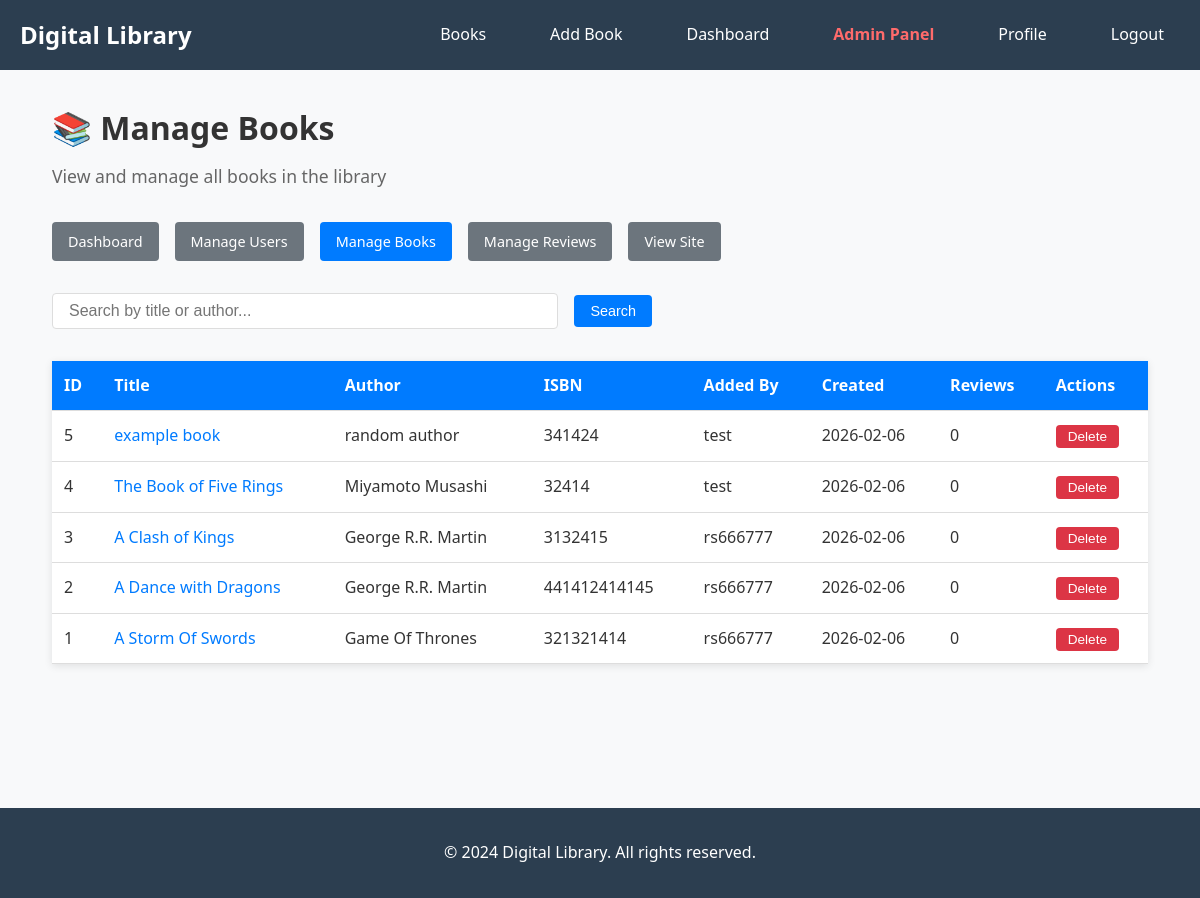
Before: /user/admin/books (signed in) with the older database file.
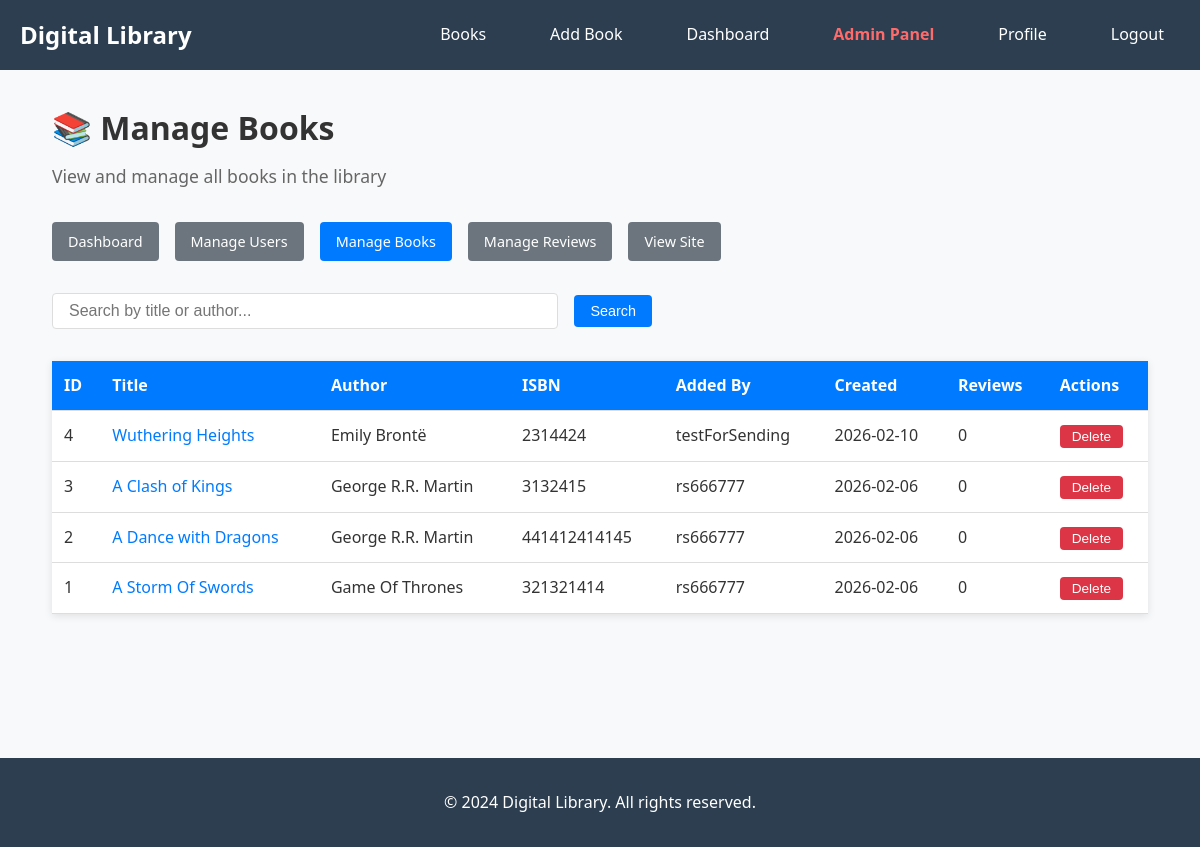
After: the same page with the newer database file.
### models/book.py (models this page shows, shortened)
class Book(db.Model):
    id = db.Column(db.Integer, primary_key=True)
    title = db.Column(db.String(200), nullable=False)
    author = db.Column(db.String(150), nullable=False)
    isbn = db.Column(db.String(13), unique=True)
    description = db.Column(db.Text)
    published_date = db.Column(db.Date)
    cover_image = db.Column(db.String(300))
    created_at = db.Column(db.DateTime, default=datetime.utcnow)
    submitted_by = db.Column(db.Integer, db.ForeignKey('user.id'), nullable=False)
    reviews = db.relationship('Review', backref='book', lazy=True, cascade='all, delete-orphan')
    submitter = db.relationship('User', backref='books_submitted', lazy=True)

### models/user.py (models this page shows, shortened)
class User(UserMixin, db.Model):
    id = db.Column(db.Integer, primary_key=True)
    username = db.Column(db.String(150), unique=True, nullable=False)
    email = db.Column(db.String(150), unique=True, nullable=False)
    password_hash = db.Column(db.String(150), nullable=False)
    role = db.Column(db.String(20), default='normal', nullable=False)  # 'normal' or 'admin'
    is_banned = db.Column(db.Boolean, default=False, nullable=False)
    created_at = db.Column(db.DateTime, default=lambda: datetime.now(timezone.utc))
    profile_picture = db.Column(db.String(300))
    bio = db.Column(db.Text)
    reviews = db.relationship('Review', backref='author', lazy=True)
    def is_admin(self):
        return self.role == 'admin'

### controllers/admin_controller.py (the view)
@admin_bp.route("/user/admin/books")
@login_required
@admin_required
def manage_books():
    page = request.args.get('page', 1, type=int)
    search = request.args.get('search', '')
    books = get_books_service(page, search)
    return render_template('admin/books.html', books=books, search=search)

### app.py (called while the page is built)
def create_app(config_name=None):
    app = Flask(__name__)
    if config_name is None:
        config_name = os.environ.get('FLASK_ENV', 'development')
    app.config.from_object(config[config_name])
    db.init_app(app)
    mail = Mail(app)
    login_manager = LoginManager(app)
    login_manager.login_view = 'auth.login'
    @login_manager.user_loader
    def load_user(user_id):
        return User.query.get(int(user_id))
    from controllers.main_controller import main_bp
    from controllers.auth_controller import auth_bp
    from controllers.book_controller import book_bp
    from controllers.review_controller import review_bp
    from controllers.admin_controller import admin_bp
    app.register_blueprint(main_bp)
    app.register_blueprint(auth_bp)
    app.register_blueprint(book_bp)
    app.register_blueprint(review_bp)
    app.register_blueprint(admin_bp)
    return app

### services/admin_service.py (called while the page is built, shortened)
def get_books(page, search):
    query = Book.query
    return query.order_by(Book.created_at.desc()).paginate(page=page, per_page=20)

### templates/admin/books.html (shortened to what this page needs)
{% extends "base.html" %}
{% block content %}
<div class="admin-dashboard">
    <h1>📚 Manage Books</h1>
    <p class="welcome-message">View and manage all books in the library</p>
    <div class="admin-nav">
        <a href="{{ url_for('admin.admin_dashboard') }}" class="btn btn-secondary">Dashboard</a>
        <a href="{{ url_for('admin.manage_users') }}" class="btn btn-secondary">Manage Users</a>
        <a href="{{ url_for('admin.manage_books') }}" class="btn btn-primary">Manage Books</a>
        <a href="{{ url_for('admin.manage_reviews') }}" class="btn btn-secondary">Manage Reviews</a>
        <a href="{{ url_for('book.user_books') }}" class="btn btn-secondary">View Site</a>
    </div>
    <div class="search-section">
        <form method="GET" action="{{ url_for('admin.manage_books') }}" class="search-form">
            <input type="text" name="search" value="{{ search }}" placeholder="Search by title or author..." class="form-control">
            <button type="submit" class="btn btn-primary">Search</button>
        </form>
    </div>
    <div class="admin-section">
        {% if books.items %}
            <table class="admin-table">
                <thead>
                    <tr>
                        <th>ID</th>
                        <th>Title</th>
                        <th>Author</th>
                        <th>ISBN</th>
                        <th>Added By</th>
                        <th>Created</th>
                        <th>Reviews</th>
                        <th>Actions</th>
                    </tr>
                </thead>
                <tbody>
                    {% for book in books.items %}
                    <tr>
                        <td>{{ book.id }}</td>
                        <td>
                            <a href="{{ url_for('book.book_detail', book_id=book.id) }}" target="_blank">
                                {{ book.title }}
                            </a>
                        </td>
                        <td>{{ book.author }}</td>
                        <td>{{ book.isbn if book.isbn else 'N/A' }}</td>
                        <td>{{ book.submitter.username if book.submitter else 'Unknown' }}</td>
                        <td>{{ book.created_at.strftime('%Y-%m-%d') }}</td>
                        <td>{{ book.reviews|length }}</td>
                        <td>
                            <form method="POST" action="{{ url_for('admin.delete_book', book_id=book.id) }}" onsubmit="return confirm('Are you sure you want to delete this book? This will also delete all its reviews.');" style="display: inline;">
                                <button type="submit" class="btn btn-danger btn-sm">Delete</button>
                            </form>
                        </td>
                    </tr>
                    {% endfor %}
                </tbody>
            </table>
        {% else %}
            <p>No books found{% if search %} matching "{{ search }}"{% endif %}.</p>
        {% endif %}
    </div>
</div>
{% endblock %}

Changed rows visible on the page:
removed Book: id "5", title "example book", author "random author", isbn "341424", submitter "test", created_at "2026-02-06", reviews|length "0"
changed Book id 4: title "The Book of Five Rings" → "Wuthering Heights"; author "Miyamoto Musashi" → "Emily Brontë"; isbn "32414" → "2314424"; submitter "test" → "testForSending"; created_at "2026-02-06" → "2026-02-10"
